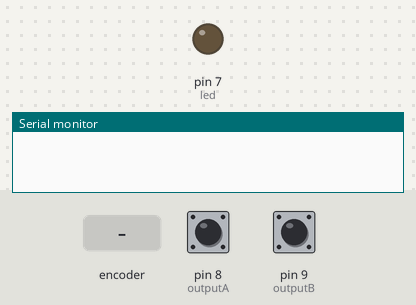
A sketch run on a simulated Arduino Uno, built with avr-gcc and run on an emulated ATmega328P. On the bench: output pins drawn as LEDs (lit = HIGH), the last lines printed to the serial monitor. The test bench sets the inputs (shaded band); at power-on: pin 8 (outputA) HIGH, pin 9 (outputB) HIGH.

Above: at 1.2 s.
1.3 s: rotary encoder on pin 8 (outputA) / pin 9 (outputB) turned 1 step (first pin leading)
At 1.7 s:
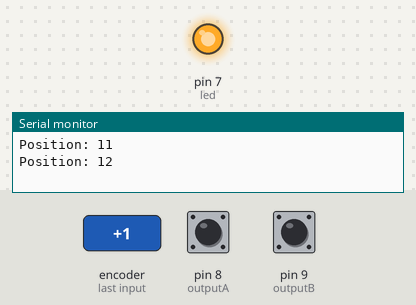
Timing chart, 0 to 4.3 s (numbered marks = the images above; inputs shaded):
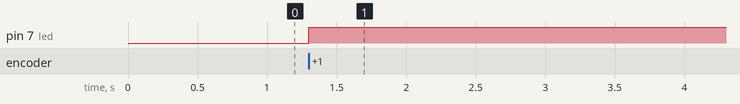

The sketch:

rotary_encode.ino
```cpp
#define outputA 8
#define outputB 9
int counter = 10;
int aState;
int aLastState;
int led = 7;

void setup() {
   pinMode(outputA,INPUT);
   pinMode(outputB,INPUT);
   pinMode(led, OUTPUT);

   Serial.begin(57600);
   // Reads the initial state of the outputA
   aLastState = digitalRead(outputA);
 }
void loop() {
   aState = digitalRead(outputA); // Reads the "current" state of the outputA
   // If the previous and the current state of the outputA are different, that means a Pulse has occured
   if (aState != aLastState){
     // If the outputB state is different to the outputA state, that means the encoder is rotating clockwise
     if (digitalRead(outputB) != aState) {
       counter ++;
     } else {
       counter --;
     }
     Serial.print("Position: ");
     Serial.println(counter);

     digitalWrite(led, counter);
   }
   aLastState = aState; // Updates the previous state of the outputA with the current state
 }
```

Measured:
- after the input at 1.3 s, pin 7 (led): LOW → HIGH at once
